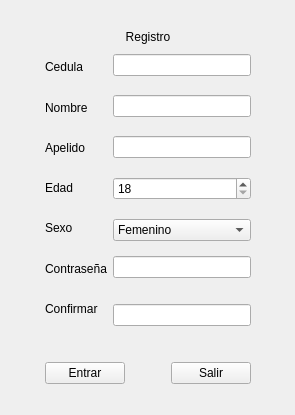
<?xml version="1.0" encoding="UTF-8"?>
<ui version="4.0">
 <class>registro</class>
 <widget class="QWidget" name="registro">
  <property name="geometry">
   <rect>
    <x>0</x>
    <y>0</y>
    <width>295</width>
    <height>415</height>
   </rect>
  </property>
  <property name="windowTitle">
   <string>Registro</string>
  </property>
  <layout class="QHBoxLayout" name="horizontalLayout_5">
   <item>
    <layout class="QVBoxLayout" name="verticalLayout_5">
     <item>
      <spacer name="verticalSpacer_4">
       <property name="orientation">
        <enum>Qt::Vertical</enum>
       </property>
       <property name="sizeHint" stdset="0">
        <size>
         <width>20</width>
         <height>13</height>
        </size>
       </property>
      </spacer>
     </item>
     <item>
      <layout class="QHBoxLayout" name="horizontalLayout_4">
       <item>
        <spacer name="horizontalSpacer">
         <property name="orientation">
          <enum>Qt::Horizontal</enum>
         </property>
         <property name="sizeHint" stdset="0">
          <size>
           <width>13</width>
           <height>20</height>
          </size>
         </property>
        </spacer>
       </item>
       <item>
        <layout class="QVBoxLayout" name="verticalLayout_4">
         <item>
          <layout class="QVBoxLayout" name="verticalLayout_3">
           <item>
            <widget class="QLabel" name="label_registro">
             <property name="text">
              <string>Registro</string>
             </property>
             <property name="alignment">
              <set>Qt::AlignCenter</set>
             </property>
            </widget>
           </item>
           <item>
            <layout class="QHBoxLayout" name="horizontalLayout_2">
             <item>
              <layout class="QVBoxLayout" name="verticalLayout">
               <item>
                <widget class="QLabel" name="label_cedula">
                 <property name="text">
                  <string>Cedula</string>
                 </property>
                </widget>
               </item>
               <item>
                <widget class="QLabel" name="label_nombre">
                 <property name="text">
                  <string>Nombre</string>
                 </property>
                </widget>
               </item>
               <item>
                <widget class="QLabel" name="label_apellido">
                 <property name="text">
                  <string>Apelido</string>
                 </property>
                </widget>
               </item>
               <item>
                <widget class="QLabel" name="label_edad">
                 <property name="text">
                  <string>Edad</string>
                 </property>
                </widget>
               </item>
               <item>
                <widget class="QLabel" name="label_sexo">
                 <property name="text">
                  <string>Sexo</string>
                 </property>
                </widget>
               </item>
               <item>
                <widget class="QLabel" name="label_nombre_2">
                 <property name="text">
                  <string>Contraseña</string>
                 </property>
                </widget>
               </item>
               <item>
                <widget class="QLabel" name="label_confirmar">
                 <property name="text">
                  <string>Confirmar</string>
                 </property>
                </widget>
               </item>
              </layout>
             </item>
             <item>
              <layout class="QVBoxLayout" name="verticalLayout_2">
               <item>
                <spacer name="verticalSpacer_9">
                 <property name="orientation">
                  <enum>Qt::Vertical</enum>
                 </property>
                 <property name="sizeHint" stdset="0">
                  <size>
                   <width>138</width>
                   <height>4</height>
                  </size>
                 </property>
                </spacer>
               </item>
               <item>
                <widget class="QLineEdit" name="lineEdit_cedula"/>
               </item>
               <item>
                <spacer name="verticalSpacer_8">
                 <property name="orientation">
                  <enum>Qt::Vertical</enum>
                 </property>
                 <property name="sizeHint" stdset="0">
                  <size>
                   <width>138</width>
                   <height>13</height>
                  </size>
                 </property>
                </spacer>
               </item>
               <item>
                <widget class="QLineEdit" name="lineEdit_nombre"/>
               </item>
               <item>
                <spacer name="verticalSpacer_7">
                 <property name="orientation">
                  <enum>Qt::Vertical</enum>
                 </property>
                 <property name="sizeHint" stdset="0">
                  <size>
                   <width>138</width>
                   <height>13</height>
                  </size>
                 </property>
                </spacer>
               </item>
               <item>
                <widget class="QLineEdit" name="lineEdit_apellido"/>
               </item>
               <item>
                <spacer name="verticalSpacer">
                 <property name="orientation">
                  <enum>Qt::Vertical</enum>
                 </property>
                 <property name="sizeHint" stdset="0">
                  <size>
                   <width>138</width>
                   <height>13</height>
                  </size>
                 </property>
                </spacer>
               </item>
               <item>
                <widget class="QSpinBox" name="spinBox_edad">
                 <property name="minimum">
                  <number>18</number>
                 </property>
                 <property name="maximum">
                  <number>110</number>
                 </property>
                </widget>
               </item>
               <item>
                <spacer name="verticalSpacer_6">
                 <property name="orientation">
                  <enum>Qt::Vertical</enum>
                 </property>
                 <property name="sizeHint" stdset="0">
                  <size>
                   <width>138</width>
                   <height>13</height>
                  </size>
                 </property>
                </spacer>
               </item>
               <item>
                <widget class="QComboBox" name="comboBox_sexo">
                 <item>
                  <property name="text">
                   <string>Femenino</string>
                  </property>
                 </item>
                 <item>
                  <property name="text">
                   <string>Masculino</string>
                  </property>
                 </item>
                </widget>
               </item>
               <item>
                <layout class="QHBoxLayout" name="horizontalLayout"/>
               </item>
               <item>
                <spacer name="verticalSpacer_5">
                 <property name="orientation">
                  <enum>Qt::Vertical</enum>
                 </property>
                 <property name="sizeHint" stdset="0">
                  <size>
                   <width>138</width>
                   <height>9</height>
                  </size>
                 </property>
                </spacer>
               </item>
               <item>
                <widget class="QLineEdit" name="lineEdit_contrasena"/>
               </item>
               <item>
                <spacer name="verticalSpacer_2">
                 <property name="orientation">
                  <enum>Qt::Vertical</enum>
                 </property>
                 <property name="sizeHint" stdset="0">
                  <size>
                   <width>138</width>
                   <height>20</height>
                  </size>
                 </property>
                </spacer>
               </item>
               <item>
                <widget class="QLineEdit" name="lineEdit_confirmar"/>
               </item>
              </layout>
             </item>
            </layout>
           </item>
           <item>
            <spacer name="verticalSpacer_10">
             <property name="orientation">
              <enum>Qt::Vertical</enum>
             </property>
             <property name="sizeHint" stdset="0">
              <size>
               <width>20</width>
               <height>30</height>
              </size>
             </property>
            </spacer>
           </item>
          </layout>
         </item>
         <item>
          <layout class="QHBoxLayout" name="horizontalLayout_3">
           <item>
            <widget class="QPushButton" name="pushButton_entrar">
             <property name="text">
              <string>Entrar</string>
             </property>
            </widget>
           </item>
           <item>
            <spacer name="horizontalSpacer_3">
             <property name="orientation">
              <enum>Qt::Horizontal</enum>
             </property>
             <property name="sizeHint" stdset="0">
              <size>
               <width>40</width>
               <height>20</height>
              </size>
             </property>
            </spacer>
           </item>
           <item>
            <widget class="QPushButton" name="pushButton_salir">
             <property name="text">
              <string>Salir</string>
             </property>
            </widget>
           </item>
          </layout>
         </item>
        </layout>
       </item>
       <item>
        <spacer name="horizontalSpacer_2">
         <property name="orientation">
          <enum>Qt::Horizontal</enum>
         </property>
         <property name="sizeHint" stdset="0">
          <size>
           <width>13</width>
           <height>50</height>
          </size>
         </property>
        </spacer>
       </item>
      </layout>
     </item>
     <item>
      <spacer name="verticalSpacer_3">
       <property name="orientation">
        <enum>Qt::Vertical</enum>
       </property>
       <property name="sizeHint" stdset="0">
        <size>
         <width>17</width>
         <height>20</height>
        </size>
       </property>
      </spacer>
     </item>
    </layout>
   </item>
  </layout>
 </widget>
 <resources/>
 <connections/>
</ui>
